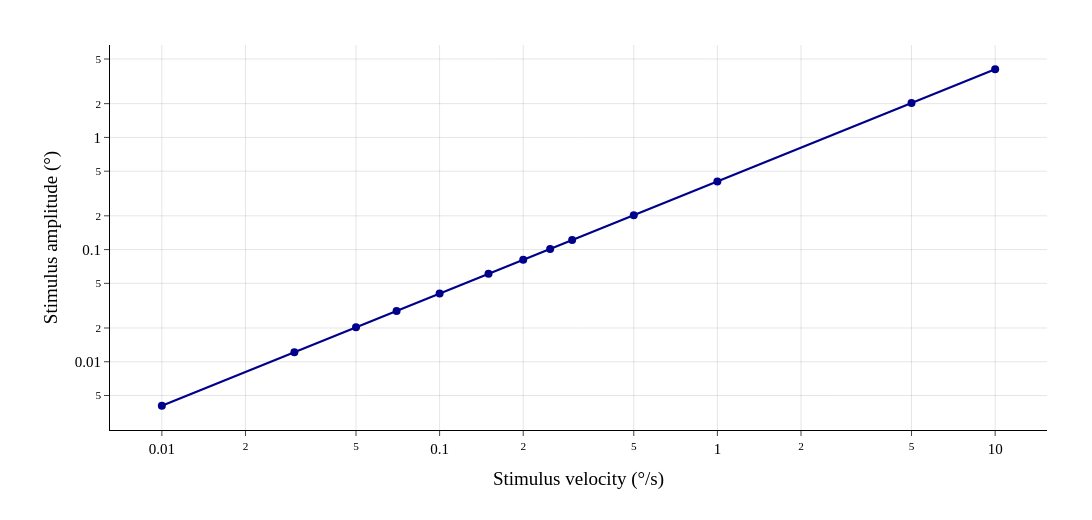

Notebook source saved alongside this figure:
### Markdown cell above
# Stimulus amplitude at 0.5 Hz

### Code cell
# Stimulus amplitude at the stimulation frequency versus stimulus velocity.
STIMULATION_FREQUENCY_HZ = 0.5
stimulus_amplitude_rows = []

for group in sorted(data_by_velocity, key=lambda item: item['velocity']):
    merged = group['merged']
    frequency_index = int(
        np.argmin(np.abs(merged.freq - STIMULATION_FREQUENCY_HZ))
    )
    actual_frequency = float(merged.freq[frequency_index])
    if not np.isclose(actual_frequency, STIMULATION_FREQUENCY_HZ):
        raise ValueError(
            f'Expected {STIMULATION_FREQUENCY_HZ} Hz but nearest bin is '
            f'{actual_frequency} Hz.'
        )

    stimulus_amplitude_rows.append({
        'velocity': group['velocity'],
        'stimulus_amplitude': float(
            np.abs(merged.stimulus_spectrum_mean[frequency_index])
        ),
    })

stimulus_amplitude = pd.DataFrame(stimulus_amplitude_rows)

fig_stimulus_amplitude = go.Figure()
fig_stimulus_amplitude.add_trace(go.Scatter(
    x=stimulus_amplitude['velocity'],
    y=stimulus_amplitude['stimulus_amplitude'],
    mode='markers+lines',
    line=dict(color='darkblue', width=2.2),
    marker=dict(color='darkblue', size=8),
    showlegend=False,
))
fig_stimulus_amplitude.update_xaxes(
    type='log', title_text='Stimulus velocity (°/s)',
    showline=True, linecolor='black', linewidth=1,
    ticks='outside', tickfont=dict(size=15),
    showgrid=True, gridcolor='rgba(0, 0, 0, 0.10)', zeroline=False,
)
fig_stimulus_amplitude.update_yaxes(
    type='log', title_text='Stimulus amplitude (°)', title_standoff=12,
    showline=True, linecolor='black', linewidth=1,
    ticks='outside', tickfont=dict(size=15),
    showgrid=True, gridcolor='rgba(0, 0, 0, 0.10)', zeroline=False,
)
fig_stimulus_amplitude.update_layout(
    template='plotly_white', width=1150, height=520,
    font=dict(family='Times New Roman', size=16, color='black'),
    margin=dict(l=110, r=45, t=45, b=90),
    plot_bgcolor='white', paper_bgcolor='white',
)
fig_stimulus_amplitude.show()

stimulus_amplitude

### Figure 1 — Plotly figure (JSON) as saved in the notebook; plotly's stock layout.template omitted (floating-point values rounded to 4 significant figures)
{"data": [{"line": {"color": "darkblue", "width": 2.2}, "marker": {"color": "darkblue", "size": 8}, "mode": "markers+lines", "showlegend": false, "type": "scatter", "x": [0.01, 0.03, 0.05, 0.07, 0.1, 0.15, 0.2, 0.25, 0.3, 0.5, 1.0, 5.0, 10.0], "y": [0.004053, 0.01216, 0.02026, 0.02837, 0.04053, 0.06079, 0.08106, 0.1013, 0.1216, 0.2026, 0.4053, 2.026, 4.053]}], "layout": {"font": {"color": "black", "family": "Times New Roman", "size": 16}, "height": 520, "margin": {"b": 90, "l": 110, "r": 45, "t": 45}, "paper_bgcolor": "white", "plot_bgcolor": "white", "width": 1150, "xaxis": {"gridcolor": "rgba(0, 0, 0, 0.10)", "linecolor": "black", "linewidth": 1, "showgrid": true, "showline": true, "tickfont": {"size": 15}, "ticks": "outside", "title": {"text": "Stimulus velocity (°/s)"}, "type": "log", "zeroline": false}, "yaxis": {"gridcolor": "rgba(0, 0, 0, 0.10)", "linecolor": "black", "linewidth": 1, "showgrid": true, "showline": true, "tickfont": {"size": 15}, "ticks": "outside", "title": {"standoff": 12, "text": "Stimulus amplitude (°)"}, "type": "log", "zeroline": false}}}
